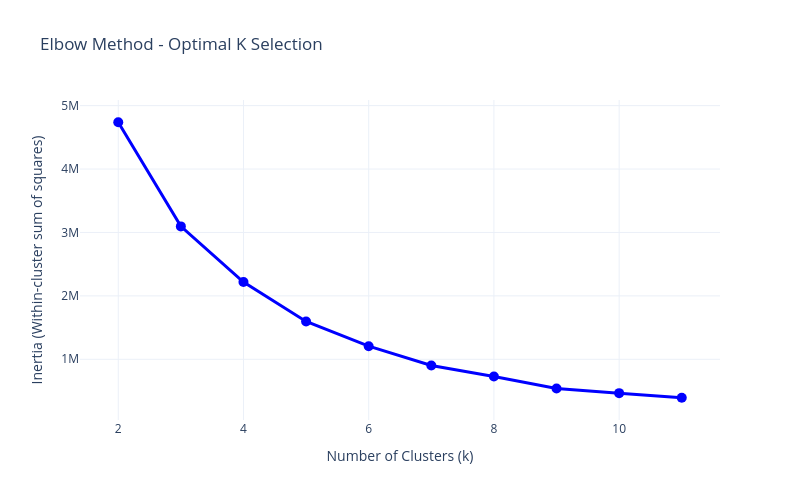

Notebook cell for this chart:
### Markdown cell above
## 2. Clustering Analysis

### 2.1 Elbow Method para KMeans

### Code cell
# Cargar datos de elbow (auto-build si faltan)
elbow_path = Path('../data/07_model_output/clustering_elbow.csv')
if not elbow_path.exists():
    # Construir métricas de elbow a partir de 'features'
    if 'features' not in globals() or features.empty:
        raise FileNotFoundError("Elbow data missing and 'features' dataframe is empty or undefined.")
    ks = list(range(2, min(12, max(3, len(features)//100))))  # rango razonable basado en tamaño
    inertias = []
    X = features.values
    for k in ks:
        km = KMeans(n_clusters=k, random_state=42, n_init='auto')
        km.fit(X)
        inertias.append(km.inertia_)
    elbow_df = pd.DataFrame({'k': ks, 'inertia': inertias})
    elbow_path.parent.mkdir(parents=True, exist_ok=True)
    elbow_df.to_csv(elbow_path, index=False)
    print(f"✓ Built elbow data → {elbow_path} | ks={ks}")
else:
    print(f"✓ Loaded elbow data from {elbow_path}")

elbow_data = pd.read_csv(elbow_path)

# Visualización interactiva del elbow
fig = go.Figure()
fig.add_trace(go.Scatter(
    x=elbow_data['k'], 
    y=elbow_data['inertia'],
    mode='lines+markers',
    marker=dict(size=10, color='blue'),
    line=dict(width=3)
))

fig.update_layout(
    title='Elbow Method - Optimal K Selection',
    xaxis_title='Number of Clusters (k)',
    yaxis_title='Inertia (Within-cluster sum of squares)',
    template='plotly_white',
    width=800,
    height=500
)

fig.show()

print("\n📊 Elbow Analysis:")
print(elbow_data)

### Figure 1 — Plotly figure (JSON) as saved in the notebook; plotly's stock layout.template omitted (floating-point values rounded to 4 significant figures)
{"data": [{"line": {"width": 3}, "marker": {"color": "blue", "size": 10}, "mode": "lines+markers", "type": "scatter", "x": [2, 3, 4, 5, 6, 7, 8, 9, 10, 11], "y": [4738000.0, 3096000.0, 2218000.0, 1597000.0, 1207000.0, 902400.0, 727300.0, 540400.0, 465900.0, 393500.0]}], "layout": {"height": 500, "title": {"text": "Elbow Method - Optimal K Selection"}, "width": 800, "xaxis": {"title": {"text": "Number of Clusters (k)"}}, "yaxis": {"title": {"text": "Inertia (Within-cluster sum of squares)"}}}}
